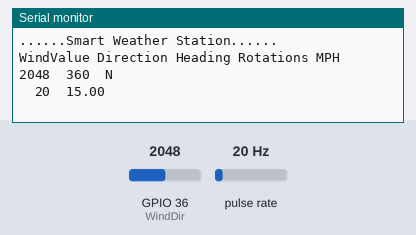
Simulated run of this sketch. Board: ESP32. On the bench: the last lines printed to the serial monitor. Wiring (inferred from the names in the program): pulse sensor: data GPIO 32. The inputs (shaded band) are chosen by the test bench; at power-on: GPIO 36 (WindDir) = 2048, pulse rate 20 Hz.

Above: at 1.2 s.
1.3 s: GPIO 36 (WindDir) set to 1228
At 2.8 s:
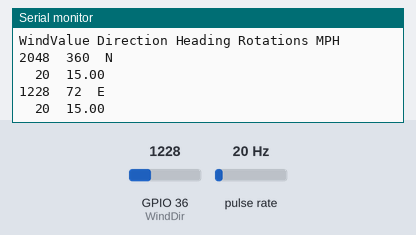
3.7 s: GPIO 36 (WindDir) set to 491
At 5.8 s:
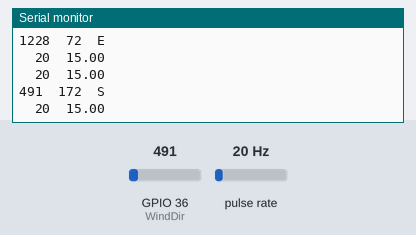
6.2 s: GPIO 36 (WindDir) set to 320
At 7.8 s:
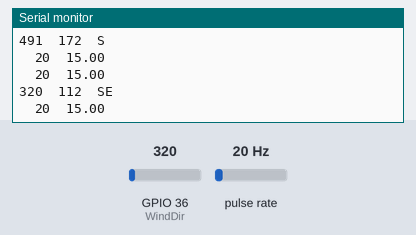
8.7 s: pulse rate (sensor on GPIO 32) set to 4 Hz
At 10.1 s:
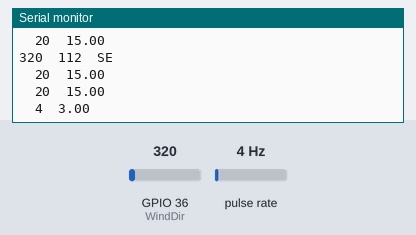
10.2 s: GPIO 36 (WindDir) set to 172
At 11.3 s:
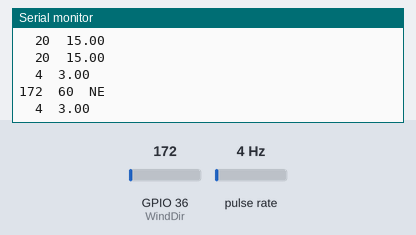
12.5 s: pulse rate (sensor on GPIO 32) set to 50 Hz
At 14.4 s:
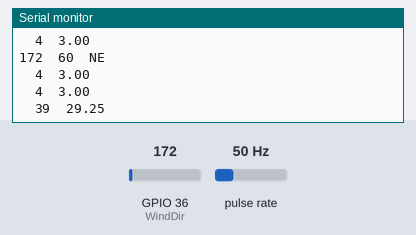
Timing chart, 0 to 15.0 s (numbered marks = the images above; inputs shaded):
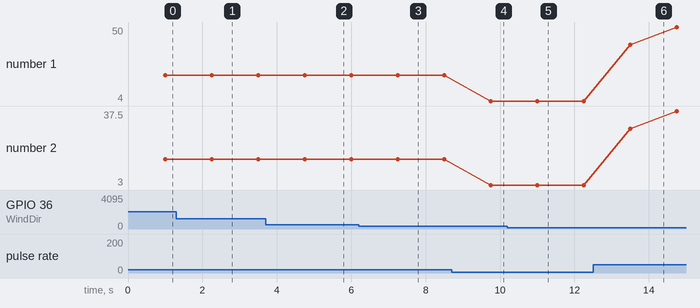

Measured:
- after the input at 1.3 s, the serial monitor: prints a new line after 0.95 s (image 1)
- after the input at 3.7 s, the serial monitor: prints a new line after 1.1 s (image 2)
- after the input at 6.2 s, the serial monitor: prints a new line after 1.1 s (image 3)
- after the input at 8.7 s, the serial monitor: prints a new line after 1.1 s (image 4)
- after the input at 10.2 s, the serial monitor: prints a new line after 0.80 s (image 5)
- after the input at 12.5 s, the serial monitor: prints a new line after 1.0 s (image 6)
- plotted number 1: 20 → 4 after the input at 8.7 s, 4 → 50 after the input at 12.5 s
- plotted number 2: 15 → 3 after the input at 8.7 s, 3 → 37.5 after the input at 12.5 s

The sketch:

Wspeed_Direction.ino
```cpp
#include <math.h>

#define WindDir 36
#define WindSpd 32
#define Offset 0;

volatile unsigned long Rotations; // cup rotation counter used in interrupt routine
volatile unsigned long ContactBounceTime; // Timer to avoid contact bounce in interrupt routine

float WindSpeed; // speed miles per hour
int VaneValue;// raw analog value from wind vane
int Direction;// translated 0 - 360 direction
int CalDirection;// converted value with offset applied
int LastValue;


////////////////////////////////////////////////////////
// This is the function that the interrupt calls to increment the rotation count
void isr_rotation () {

if ((millis() - ContactBounceTime) > 15 ) { // debounce the switch contact.
Rotations++;
ContactBounceTime = millis();
}
}
////////////////////////////////////////////////////////
 //////////////////////////////////////////////////////////////
// Converts compass direction to heading
void getHeading(int direction) {
if(direction < 22)
Serial.println("N");
else if (direction < 67)
Serial.println("NE");
else if (direction < 112)
Serial.println("E");
else if (direction < 157)
Serial.println("SE");
else if (direction < 212)
Serial.println("S");
else if (direction < 247)
Serial.println("SW");
else if (direction < 292)
Serial.println("W");
else if (direction < 337)
Serial.println("NW");
else
Serial.println("N");
}
/////////////////////////////////////////////////////////

////////////////////////////////////////////////////////

void setup() {
LastValue = 1;
Serial.begin(115200);
pinMode(WindSpd, INPUT);
pinMode(WindDir, INPUT);
attachInterrupt(digitalPinToInterrupt(WindSpd), isr_rotation, FALLING);

Serial.println("......Smart Weather Station...... ");
Serial.println("WindValue Direction Heading Rotations MPH");
}
/////////////////////////////////////////////////////////////////////////
void loop() {

////////////////////////////////////////////////////
Rotations = 0; // Set Rotations count to 0 ready for calculations

sei(); // Enables interrupts
delay (1000); // Wait 3 seconds to average
cli(); // Disable interrupts

// convert to mp/h using the formula V=P(2.25/T)
// V = P(2.25/3) = P * 0.75

WindSpeed = Rotations * 0.75;
//Serial.print("\t\t\t\t\t\t");
//Serial.print(Rotations);
//Serial.print("\t");
//Serial.print(WindSpeed);
/////////////////////////////////////////////////////////////

VaneValue = analogRead(WindDir);
Direction = map(VaneValue, 0, 1023, 0, 360);
CalDirection = Direction + Offset;

if(CalDirection > 360)
CalDirection = CalDirection - 360;

if(CalDirection < 0)
CalDirection = CalDirection + 360;

// Only update the display if change greater than 2 degrees.
if(abs(CalDirection - LastValue) > 5)
{
Serial.print(VaneValue);
Serial.print("\t");
Serial.print(CalDirection);
Serial.print("\t");
getHeading(CalDirection);
LastValue = CalDirection;
}
WindSpeed = Rotations * 0.75;
Serial.print("\t");
Serial.print(Rotations);
Serial.print("\t");
Serial.print(WindSpeed);
Serial.println("\t");
delay (250); // Wait 1 seconds to average

}
```
